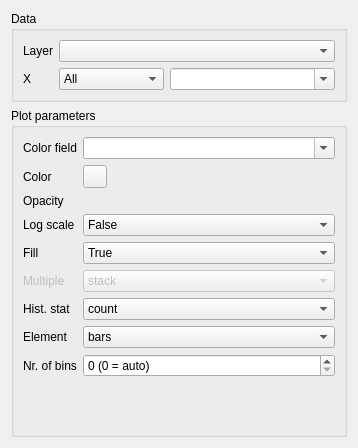
<?xml version="1.0" encoding="UTF-8"?>
<ui version="4.0">
 <class>Form</class>
 <widget class="QWidget" name="Form">
  <property name="geometry">
   <rect>
    <x>0</x>
    <y>0</y>
    <width>358</width>
    <height>448</height>
   </rect>
  </property>
  <property name="sizePolicy">
   <sizepolicy hsizetype="Preferred" vsizetype="Fixed">
    <horstretch>0</horstretch>
    <verstretch>0</verstretch>
   </sizepolicy>
  </property>
  <property name="minimumSize">
   <size>
    <width>0</width>
    <height>448</height>
   </size>
  </property>
  <property name="maximumSize">
   <size>
    <width>16777215</width>
    <height>448</height>
   </size>
  </property>
  <property name="windowTitle">
   <string>Form</string>
  </property>
  <layout class="QVBoxLayout" name="verticalLayout">
   <item>
    <widget class="QGroupBox" name="plot_data_box_2">
     <property name="sizePolicy">
      <sizepolicy hsizetype="Preferred" vsizetype="Maximum">
       <horstretch>0</horstretch>
       <verstretch>0</verstretch>
      </sizepolicy>
     </property>
     <property name="title">
      <string>Data</string>
     </property>
     <layout class="QFormLayout" name="formLayout">
      <item row="0" column="0">
       <widget class="QLabel" name="label_2">
        <property name="text">
         <string>Layer</string>
        </property>
       </widget>
      </item>
      <item row="0" column="1">
       <widget class="QgsMapLayerComboBox" name="layer"/>
      </item>
      <item row="1" column="0">
       <widget class="QLabel" name="X_label">
        <property name="text">
         <string>X</string>
        </property>
       </widget>
      </item>
      <item row="1" column="1">
       <layout class="QHBoxLayout" name="horizontalLayout">
        <item>
         <widget class="QgsRasterBandComboBox" name="raster_X">
          <property name="currentText">
           <string>All</string>
          </property>
          <item>
           <property name="text">
            <string>All</string>
           </property>
          </item>
         </widget>
        </item>
        <item>
         <widget class="QgsFieldComboBox" name="vector_X">
          <property name="editable">
           <bool>true</bool>
          </property>
          <property name="placeholderText">
           <string>Leave empty for all fields</string>
          </property>
          <property name="allowEmptyFieldName">
           <bool>false</bool>
          </property>
         </widget>
        </item>
       </layout>
      </item>
     </layout>
    </widget>
   </item>
   <item>
    <widget class="QgsCollapsibleGroupBox" name="parameter_box">
     <property name="title">
      <string>Plot parameters</string>
     </property>
     <property name="alignment">
      <set>Qt::AlignLeading|Qt::AlignLeft|Qt::AlignTop</set>
     </property>
     <property name="flat">
      <bool>false</bool>
     </property>
     <property name="collapsed">
      <bool>false</bool>
     </property>
     <layout class="QFormLayout" name="formLayout_2">
      <item row="0" column="0">
       <widget class="QLabel" name="label_4">
        <property name="text">
         <string>Color field</string>
        </property>
       </widget>
      </item>
      <item row="0" column="1">
       <widget class="QgsFieldComboBox" name="color_field">
        <property name="editable">
         <bool>true</bool>
        </property>
        <property name="allowEmptyFieldName">
         <bool>true</bool>
        </property>
       </widget>
      </item>
      <item row="1" column="0">
       <widget class="QLabel" name="label_113">
        <property name="text">
         <string>Color</string>
        </property>
       </widget>
      </item>
      <item row="1" column="1">
       <widget class="QgsColorButton" name="color">
        <property name="minimumSize">
         <size>
          <width>24</width>
          <height>0</height>
         </size>
        </property>
       </widget>
      </item>
      <item row="2" column="0">
       <widget class="QLabel" name="label_114">
        <property name="text">
         <string>Opacity</string>
        </property>
       </widget>
      </item>
      <item row="2" column="1">
       <widget class="QgsOpacityWidget" name="opacity">
        <property name="opacity">
         <double>1.000000000000000</double>
        </property>
       </widget>
      </item>
      <item row="3" column="0">
       <widget class="QLabel" name="label_115">
        <property name="text">
         <string>Log scale</string>
        </property>
       </widget>
      </item>
      <item row="3" column="1">
       <widget class="QComboBox" name="log_scale">
        <item>
         <property name="text">
          <string>False</string>
         </property>
        </item>
        <item>
         <property name="text">
          <string>True</string>
         </property>
        </item>
       </widget>
      </item>
      <item row="4" column="0">
       <widget class="QLabel" name="label_116">
        <property name="text">
         <string>Fill</string>
        </property>
       </widget>
      </item>
      <item row="4" column="1">
       <widget class="QComboBox" name="fill">
        <item>
         <property name="text">
          <string>True</string>
         </property>
        </item>
        <item>
         <property name="text">
          <string>False</string>
         </property>
        </item>
       </widget>
      </item>
      <item row="5" column="0">
       <widget class="QLabel" name="label_117">
        <property name="enabled">
         <bool>false</bool>
        </property>
        <property name="text">
         <string>Multiple</string>
        </property>
       </widget>
      </item>
      <item row="5" column="1">
       <widget class="QComboBox" name="multiple">
        <property name="enabled">
         <bool>false</bool>
        </property>
        <item>
         <property name="text">
          <string>stack</string>
         </property>
        </item>
        <item>
         <property name="text">
          <string>fill</string>
         </property>
        </item>
        <item>
         <property name="text">
          <string>layer</string>
         </property>
        </item>
        <item>
         <property name="text">
          <string>dodge</string>
         </property>
        </item>
       </widget>
      </item>
      <item row="6" column="0">
       <widget class="QLabel" name="label_118">
        <property name="text">
         <string>Hist. stat</string>
        </property>
       </widget>
      </item>
      <item row="6" column="1">
       <widget class="QComboBox" name="stat">
        <item>
         <property name="text">
          <string>count</string>
         </property>
        </item>
        <item>
         <property name="text">
          <string>frequency</string>
         </property>
        </item>
        <item>
         <property name="text">
          <string>probability</string>
         </property>
        </item>
        <item>
         <property name="text">
          <string>percent</string>
         </property>
        </item>
        <item>
         <property name="text">
          <string>density</string>
         </property>
        </item>
       </widget>
      </item>
      <item row="7" column="0">
       <widget class="QLabel" name="label_119">
        <property name="text">
         <string>Element</string>
        </property>
       </widget>
      </item>
      <item row="7" column="1">
       <widget class="QComboBox" name="element">
        <item>
         <property name="text">
          <string>bars</string>
         </property>
        </item>
        <item>
         <property name="text">
          <string>step</string>
         </property>
        </item>
        <item>
         <property name="text">
          <string>poly</string>
         </property>
        </item>
       </widget>
      </item>
      <item row="8" column="0">
       <widget class="QLabel" name="label_120">
        <property name="text">
         <string>Nr. of bins</string>
        </property>
       </widget>
      </item>
      <item row="8" column="1">
       <widget class="QSpinBox" name="nr_of_bins">
        <property name="sizePolicy">
         <sizepolicy hsizetype="Preferred" vsizetype="Fixed">
          <horstretch>0</horstretch>
          <verstretch>0</verstretch>
         </sizepolicy>
        </property>
        <property name="suffix">
         <string> (0 = auto)</string>
        </property>
        <property name="prefix">
         <string/>
        </property>
       </widget>
      </item>
     </layout>
    </widget>
   </item>
  </layout>
 </widget>
 <customwidgets>
  <customwidget>
   <class>QgsCollapsibleGroupBox</class>
   <extends>QGroupBox</extends>
   <header>qgscollapsiblegroupbox.h</header>
   <container>1</container>
  </customwidget>
  <customwidget>
   <class>QgsColorButton</class>
   <extends>QToolButton</extends>
   <header>qgscolorbutton.h</header>
   <container>1</container>
  </customwidget>
  <customwidget>
   <class>QgsFieldComboBox</class>
   <extends>QComboBox</extends>
   <header>qgsfieldcombobox.h</header>
  </customwidget>
  <customwidget>
   <class>QgsMapLayerComboBox</class>
   <extends>QComboBox</extends>
   <header>qgsmaplayercombobox.h</header>
  </customwidget>
  <customwidget>
   <class>QgsOpacityWidget</class>
   <extends>QWidget</extends>
   <header>qgsopacitywidget.h</header>
   <container>1</container>
  </customwidget>
  <customwidget>
   <class>QgsRasterBandComboBox</class>
   <extends>QComboBox</extends>
   <header>qgsrasterbandcombobox.h</header>
  </customwidget>
 </customwidgets>
 <resources/>
 <connections/>
</ui>
